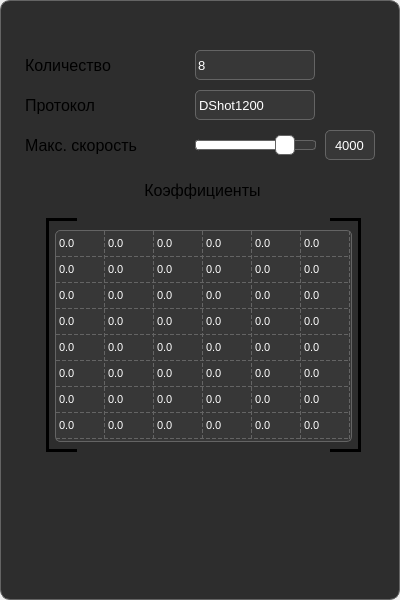
       <widget class="QWidget" name="MotorsSettingsWidget" native="true">
        <property name="enabled">
         <bool>true</bool>
        </property>
        <property name="geometry">
         <rect>
          <x>311</x>
          <y>45</y>
          <width>400</width>
          <height>600</height>
         </rect>
        </property>
        <property name="mouseTracking">
         <bool>false</bool>
        </property>
        <widget class="QLabel" name="MotorsMaxSpeedLabel">
         <property name="geometry">
          <rect>
           <x>25</x>
           <y>125</y>
           <width>160</width>
           <height>41</height>
          </rect>
         </property>
         <property name="font">
          <font>
           <family>Arial</family>
           <pointsize>12</pointsize>
           <weight>50</weight>
           <bold>false</bold>
           <kerning>true</kerning>
          </font>
         </property>
         <property name="mouseTracking">
          <bool>false</bool>
         </property>
         <property name="text">
          <string>Макс. скорость</string>
         </property>
        </widget>
        <widget class="QLabel" name="MotorsProtocolLabel">
         <property name="geometry">
          <rect>
           <x>25</x>
           <y>85</y>
           <width>160</width>
           <height>41</height>
          </rect>
         </property>
         <property name="font">
          <font>
           <family>Arial</family>
           <pointsize>12</pointsize>
           <weight>50</weight>
           <bold>false</bold>
           <kerning>true</kerning>
          </font>
         </property>
         <property name="mouseTracking">
          <bool>false</bool>
         </property>
         <property name="text">
          <string>Протокол</string>
         </property>
        </widget>
        <widget class="Line" name="MotorsRightLine">
         <property name="geometry">
          <rect>
           <x>349</x>
           <y>219</y>
           <width>20</width>
           <height>231</height>
          </rect>
         </property>
         <property name="mouseTracking">
          <bool>false</bool>
         </property>
         <property name="frameShadow">
          <enum>QFrame::Plain</enum>
         </property>
         <property name="lineWidth">
          <number>3</number>
         </property>
         <property name="midLineWidth">
          <number>0</number>
         </property>
         <property name="orientation">
          <enum>Qt::Vertical</enum>
         </property>
        </widget>
        <widget class="Line" name="MotorsTopLeftLine">
         <property name="geometry">
          <rect>
           <x>46</x>
           <y>209</y>
           <width>31</width>
           <height>20</height>
          </rect>
         </property>
         <property name="mouseTracking">
          <bool>false</bool>
         </property>
         <property name="frameShadow">
          <enum>QFrame::Plain</enum>
         </property>
         <property name="lineWidth">
          <number>3</number>
         </property>
         <property name="orientation">
          <enum>Qt::Horizontal</enum>
         </property>
        </widget>
        <widget class="Line" name="MotorsTopRightLine">
         <property name="geometry">
          <rect>
           <x>330</x>
           <y>209</y>
           <width>31</width>
           <height>20</height>
          </rect>
         </property>
         <property name="mouseTracking">
          <bool>false</bool>
         </property>
         <property name="frameShadow">
          <enum>QFrame::Plain</enum>
         </property>
         <property name="lineWidth">
          <number>3</number>
         </property>
         <property name="orientation">
          <enum>Qt::Horizontal</enum>
         </property>
        </widget>
        <widget class="QLabel" name="MotorsNumberLabel">
         <property name="geometry">
          <rect>
           <x>25</x>
           <y>45</y>
           <width>160</width>
           <height>41</height>
          </rect>
         </property>
         <property name="font">
          <font>
           <family>Arial</family>
           <pointsize>12</pointsize>
           <weight>50</weight>
           <bold>false</bold>
           <kerning>true</kerning>
          </font>
         </property>
         <property name="mouseTracking">
          <bool>false</bool>
         </property>
         <property name="text">
          <string>Количество</string>
         </property>
        </widget>
        <widget class="QLabel" name="MotorsCoefficientsLabel">
         <property name="geometry">
          <rect>
           <x>37</x>
           <y>170</y>
           <width>331</width>
           <height>41</height>
          </rect>
         </property>
         <property name="font">
          <font>
           <family>Arial</family>
           <pointsize>12</pointsize>
           <weight>50</weight>
           <bold>false</bold>
           <kerning>true</kerning>
          </font>
         </property>
         <property name="mouseTracking">
          <bool>false</bool>
         </property>
         <property name="text">
          <string>Коэффициенты</string>
         </property>
         <property name="alignment">
          <set>Qt::AlignCenter</set>
         </property>
        </widget>
        <widget class="Line" name="MotorsLeftLine">
         <property name="geometry">
          <rect>
           <x>37</x>
           <y>219</y>
           <width>20</width>
           <height>231</height>
          </rect>
         </property>
         <property name="mouseTracking">
          <bool>false</bool>
         </property>
         <property name="frameShadow">
          <enum>QFrame::Plain</enum>
         </property>
         <property name="lineWidth">
          <number>3</number>
         </property>
         <property name="midLineWidth">
          <number>0</number>
         </property>
         <property name="orientation">
          <enum>Qt::Vertical</enum>
         </property>
        </widget>
        <widget class="Line" name="MotorsBottomRightLine">
         <property name="geometry">
          <rect>
           <x>330</x>
           <y>440</y>
           <width>31</width>
           <height>20</height>
          </rect>
         </property>
         <property name="mouseTracking">
          <bool>false</bool>
         </property>
         <property name="frameShadow">
          <enum>QFrame::Plain</enum>
         </property>
         <property name="lineWidth">
          <number>3</number>
         </property>
         <property name="orientation">
          <enum>Qt::Horizontal</enum>
         </property>
        </widget>
        <widget class="QSpinBox" name="MotorsNumberSpinBox">
         <property name="geometry">
          <rect>
           <x>195</x>
           <y>50</y>
           <width>120</width>
           <height>30</height>
          </rect>
         </property>
         <property name="font">
          <font>
           <family>Arial</family>
           <pointsize>10</pointsize>
           <weight>50</weight>
           <italic>false</italic>
           <bold>false</bold>
           <kerning>true</kerning>
          </font>
         </property>
         <property name="mouseTracking">
          <bool>false</bool>
         </property>
         <property name="styleSheet">
          <string notr="true">QSpinBox {
	font: 10pt &quot;Arial&quot;;
	color: white;
	selection-background-color: black;
	background: rgb(55,55,55);
    padding-right: 15px; /* make room for the arrows */
    border: 1px solid rgb(100,100,100);
	border-radius: 5px;
}

QSpinBox::up-button {
    subcontrol-origin: border;
    subcontrol-position: top right; /* position at the top right corner */
    width: 10px;
	height: 10px;
	border-radius: 5px;
	top: 4px;
	right: 8px;
}

QSpinBox::up-button:pressed {
    top: 5px;
}

QSpinBox::up-arrow {
    image: url(Icons/ComboBoxUpArrow.png);
	width: 10px;
	height: 10px;
}

QSpinBox::up-arrow:disabled, QSpinBox::up-arrow:off { /* off state when value is max */
   image: none;
}

QSpinBox::down-button {
    subcontrol-origin: border;
    subcontrol-position: bottom right; /* position at bottom right corner */
    width: 10px;
	height: 10px;
	border-radius: 5px;
	bottom: 5px;
	right: 8px;
}

QSpinBox::down-button:pressed {
    bottom: 4px;
}

QSpinBox::down-arrow {
    image: url(Icons/ComboBoxDownArrow.png);
	width: 10px;
	height: 10px;
}

QSpinBox::down-arrow:disabled, QSpinBox::down-arrow:off { /* off state when value in min */
 	image: none;
}</string>
         </property>
         <property name="alignment">
          <set>Qt::AlignLeading|Qt::AlignLeft|Qt::AlignVCenter</set>
         </property>
         <property name="minimum">
          <number>1</number>
         </property>
         <property name="maximum">
          <number>10</number>
         </property>
         <property name="value">
          <number>8</number>
         </property>
        </widget>
        <widget class="QLineEdit" name="MaxSpeedEdit">
         <property name="geometry">
          <rect>
           <x>325</x>
           <y>130</y>
           <width>50</width>
           <height>30</height>
          </rect>
         </property>
         <property name="font">
          <font>
           <family>Arial</family>
           <pointsize>10</pointsize>
           <weight>50</weight>
           <italic>false</italic>
           <bold>false</bold>
           <kerning>true</kerning>
          </font>
         </property>
         <property name="mouseTracking">
          <bool>false</bool>
         </property>
         <property name="styleSheet">
          <string notr="true">QLineEdit {
	font: 10pt &quot;Arial&quot;;
	color: white;
	background: rgb(55,55,55);
	selection-background-color: black;
    border: 1px solid rgb(100,100,100);
    border-radius: 5px;
}</string>
         </property>
         <property name="text">
          <string>4000</string>
         </property>
         <property name="maxLength">
          <number>4</number>
         </property>
         <property name="alignment">
          <set>Qt::AlignCenter</set>
         </property>
        </widget>
        <widget class="Line" name="MotorsBottomLeftLine">
         <property name="geometry">
          <rect>
           <x>46</x>
           <y>440</y>
           <width>31</width>
           <height>20</height>
          </rect>
         </property>
         <property name="mouseTracking">
          <bool>false</bool>
         </property>
         <property name="frameShadow">
          <enum>QFrame::Plain</enum>
         </property>
         <property name="lineWidth">
          <number>3</number>
         </property>
         <property name="orientation">
          <enum>Qt::Horizontal</enum>
         </property>
        </widget>
        <widget class="QTableWidget" name="MotorsTable">
         <property name="geometry">
          <rect>
           <x>55</x>
           <y>230</y>
           <width>297</width>
           <height>212</height>
          </rect>
         </property>
         <property name="sizePolicy">
          <sizepolicy hsizetype="Fixed" vsizetype="Fixed">
           <horstretch>0</horstretch>
           <verstretch>0</verstretch>
          </sizepolicy>
         </property>
         <property name="font">
          <font>
           <family>Arial</family>
           <pointsize>8</pointsize>
           <weight>50</weight>
           <italic>false</italic>
           <bold>false</bold>
           <kerning>true</kerning>
          </font>
         </property>
         <property name="mouseTracking">
          <bool>false</bool>
         </property>
         <property name="styleSheet">
          <string notr="true">QTableView {
	font: 8pt &quot;Arial&quot;;
	color: white;
	background: rgb(55,55,55);
    selection-background-color: black;
	gridline-color: rgb(100,100,100);
	border: 1px solid rgb(100,100,100);
	border-radius: 5px;
}</string>
         </property>
         <property name="frameShape">
          <enum>QFrame::StyledPanel</enum>
         </property>
         <property name="frameShadow">
          <enum>QFrame::Plain</enum>
         </property>
         <property name="lineWidth">
          <number>1</number>
         </property>
         <property name="midLineWidth">
          <number>1</number>
         </property>
         <property name="verticalScrollBarPolicy">
          <enum>Qt::ScrollBarAlwaysOff</enum>
         </property>
         <property name="horizontalScrollBarPolicy">
          <enum>Qt::ScrollBarAlwaysOff</enum>
         </property>
         <property name="autoScroll">
          <bool>false</bool>
         </property>
         <property name="alternatingRowColors">
          <bool>false</bool>
         </property>
         <property name="selectionMode">
          <enum>QAbstractItemView::NoSelection</enum>
         </property>
         <property name="showGrid">
          <bool>true</bool>
         </property>
         <property name="gridStyle">
          <enum>Qt::DashLine</enum>
         </property>
         <property name="sortingEnabled">
          <bool>false</bool>
         </property>
         <property name="wordWrap">
          <bool>false</bool>
         </property>
         <property name="cornerButtonEnabled">
          <bool>false</bool>
         </property>
         <property name="rowCount">
          <number>8</number>
         </property>
         <property name="columnCount">
          <number>6</number>
         </property>
         <attribute name="horizontalHeaderVisible">
          <bool>false</bool>
         </attribute>
         <attribute name="horizontalHeaderDefaultSectionSize">
          <number>49</number>
         </attribute>
         <attribute name="horizontalHeaderHighlightSections">
          <bool>false</bool>
         </attribute>
         <attribute name="verticalHeaderVisible">
          <bool>false</bool>
         </attribute>
         <attribute name="verticalHeaderDefaultSectionSize">
          <number>26</number>
         </attribute>
         <attribute name="verticalHeaderHighlightSections">
          <bool>false</bool>
         </attribute>
         <row/>
         <row/>
         <row/>
         <row/>
         <row/>
         <row/>
         <row/>
         <row/>
         <column/>
         <column/>
         <column/>
         <column/>
         <column/>
         <column/>
         <item row="0" column="0">
          <property name="text">
           <string>0.0</string>
          </property>
         </item>
         <item row="0" column="1">
          <property name="text">
           <string>0.0</string>
          </property>
         </item>
         <item row="0" column="2">
          <property name="text">
           <string>0.0</string>
          </property>
         </item>
         <item row="0" column="3">
          <property name="text">
           <string>0.0</string>
          </property>
         </item>
         <item row="0" column="4">
          <property name="text">
           <string>0.0</string>
          </property>
         </item>
         <item row="0" column="5">
          <property name="text">
           <string>0.0</string>
          </property>
         </item>
         <item row="1" column="0">
          <property name="text">
           <string>0.0</string>
          </property>
         </item>
         <item row="1" column="1">
          <property name="text">
           <string>0.0</string>
          </property>
         </item>
         <item row="1" column="2">
          <property name="text">
           <string>0.0</string>
          </property>
         </item>
         <item row="1" column="3">
          <property name="text">
           <string>0.0</string>
          </property>
         </item>
         <item row="1" column="4">
          <property name="text">
           <string>0.0</string>
          </property>
         </item>
         <item row="1" column="5">
          <property name="text">
           <string>0.0</string>
          </property>
         </item>
         <item row="2" column="0">
          <property name="text">
           <string>0.0</string>
          </property>
         </item>
         <item row="2" column="1">
          <property name="text">
           <string>0.0</string>
          </property>
         </item>
         <item row="2" column="2">
          <property name="text">
           <string>0.0</string>
          </property>
         </item>
         <item row="2" column="3">
          <property name="text">
           <string>0.0</string>
          </property>
         </item>
         <item row="2" column="4">
          <property name="text">
           <string>0.0</string>
          </property>
         </item>
         <item row="2" column="5">
          <property name="text">
           <string>0.0</string>
          </property>
         </item>
         <item row="3" column="0">
          <property name="text">
           <string>0.0</string>
          </property>
         </item>
         <item row="3" column="1">
          <property name="text">
           <string>0.0</string>
          </property>
         </item>
         <item row="3" column="2">
          <property name="text">
           <string>0.0</string>
          </property>
         </item>
         <item row="3" column="3">
          <property name="text">
           <string>0.0</string>
          </property>
         </item>
         <item row="3" column="4">
          <property name="text">
           <string>0.0</string>
          </property>
         </item>
         <item row="3" column="5">
          <property name="text">
           <string>0.0</string>
          </property>
         </item>
         <item row="4" column="0">
          <property name="text">
           <string>0.0</string>
          </property>
         </item>
         <item row="4" column="1">
          <property name="text">
           <string>0.0</string>
          </property>
         </item>
         <item row="4" column="2">
          <property name="text">
           <string>0.0</string>
          </property>
         </item>
         <item row="4" column="3">
          <property name="text">
           <string>0.0</string>
          </property>
         </item>
         <item row="4" column="4">
          <property name="text">
           <string>0.0</string>
          </property>
         </item>
         <item row="4" column="5">
          <property name="text">
           <string>0.0</string>
          </property>
         </item>
         <item row="5" column="0">
          <property name="text">
           <string>0.0</string>
          </property>
         </item>
         <item row="5" column="1">
          <property name="text">
           <string>0.0</string>
          </property>
         </item>
         <item row="5" column="2">
          <property name="text">
           <string>0.0</string>
          </property>
         </item>
         <item row="5" column="3">
          <property name="text">
           <string>0.0</string>
          </property>
         </item>
         <item row="5" column="4">
          <property name="text">
           <string>0.0</string>
          </property>
         </item>
         <item row="5" column="5">
          <property name="text">
           <string>0.0</string>
          </property>
         </item>
         <item row="6" column="0">
          <property name="text">
           <string>0.0</string>
          </property>
         </item>
         <item row="6" column="1">
          <property name="text">
           <string>0.0</string>
          </property>
         </item>
         <item row="6" column="2">
          <property name="text">
           <string>0.0</string>
          </property>
         </item>
         <item row="6" column="3">
          <property name="text">
           <string>0.0</string>
          </property>
         </item>
         <item row="6" column="4">
          <property name="text">
           <string>0.0</string>
          </property>
         </item>
         <item row="6" column="5">
          <property name="text">
           <string>0.0</string>
          </property>
         </item>
         <item row="7" column="0">
          <property name="text">
           <string>0.0</string>
          </property>
         </item>
         <item row="7" column="1">
          <property name="text">
           <string>0.0</string>
          </property>
         </item>
         <item row="7" column="2">
          <property name="text">
           <string>0.0</string>
          </property>
         </item>
         <item row="7" column="3">
          <property name="text">
           <string>0.0</string>
          </property>
         </item>
         <item row="7" column="4">
          <property name="text">
           <string>0.0</string>
          </property>
         </item>
         <item row="7" column="5">
          <property name="text">
           <string>0.0</string>
          </property>
         </item>
        </widget>
        <widget class="QComboBox" name="MotorsProtocolComboBox">
         <property name="geometry">
          <rect>
           <x>195</x>
           <y>90</y>
           <width>120</width>
           <height>30</height>
          </rect>
         </property>
         <property name="minimumSize">
          <size>
           <width>0</width>
           <height>0</height>
          </size>
         </property>
         <property name="font">
          <font>
           <family>Arial</family>
           <pointsize>10</pointsize>
           <weight>50</weight>
           <italic>false</italic>
           <bold>false</bold>
           <kerning>true</kerning>
          </font>
         </property>
         <property name="mouseTracking">
          <bool>false</bool>
         </property>
         <property name="styleSheet">
          <string notr="true">QComboBox {
	font: 10pt &quot;Arial&quot;;
	color: white;
    padding: 1px 18px 1px 3px;
}

QComboBox:editable {
    background: rgb(55,55,55);
	border: 1px solid rgb(100,100,100) ;
    border-top-left-radius: 5px;
	border-top-right-radius: 5px;
}

QComboBox:!editable, QComboBox::drop-down:editable { /* Штука не выдвинута*/
	background: rgb(55,55,55);
	border: 1px solid rgb(100,100,100) ;
    border-top-left-radius: 5px;
	border-top-right-radius: 5px;
	border-bottom-left-radius: 5px;
	border-bottom-right-radius: 5px;
}

QComboBox:!editable:on, QComboBox::drop-down:editable:on { /* Штука выдвинута*/
	background: rgb(55,55,55);
	border: 1px solid rgb(100,100,100) ;
    border-top-left-radius: 5px;
	border-top-right-radius: 5px;
	border-bottom-left-radius: 0px;
	border-bottom-right-radius: 0px;
} 

QComboBox::drop-down {
    subcontrol-origin: padding;
    subcontrol-position: top right;
    width: 15px;

    border-top-right-radius: 5px; /* same radius as the QComboBox */
    border-bottom-right-radius: 5px;
}

QComboBox::down-arrow {
    image: url(Icons/ComboBoxDownArrow.png);
	width: 10px;
	height: 10px;
	right: 5px;
} 

QComboBox::down-arrow:on { /* shift the arrow when popup is open */
    image: url(Icons/ComboBoxUpArrow.png);
}

QComboBox QAbstractItemView {
	color: white;
	border: 1px solid rgb(100,100,100) ;
	border-bottom-left-radius: 5px;
	border-bottom-right-radius: 5px;
	background-color: rgb(55,55,55);
    selection-background-color: rgb(40,40,40);
}</string>
         </property>
         <property name="currentIndex">
          <number>3</number>
         </property>
         <item>
          <property name="text">
           <string>DShot150</string>
          </property>
         </item>
         <item>
          <property name="text">
           <string>DShot300</string>
          </property>
         </item>
         <item>
          <property name="text">
           <string>DShot600</string>
          </property>
         </item>
         <item>
          <property name="text">
           <string>DShot1200</string>
          </property>
         </item>
        </widget>
        <widget class="QFrame" name="MotorsSettingsWidgetFrame">
         <property name="geometry">
          <rect>
           <x>0</x>
           <y>0</y>
           <width>400</width>
           <height>600</height>
          </rect>
         </property>
         <property name="mouseTracking">
          <bool>false</bool>
         </property>
         <property name="autoFillBackground">
          <bool>false</bool>
         </property>
         <property name="styleSheet">
          <string notr="true">background-color:rgb(45,45,45);
    border-width:1px;
    border-color :rgb(100,100,100);
    border-radius:10px;
    border-style:solid;</string>
         </property>
         <property name="frameShape">
          <enum>QFrame::Panel</enum>
         </property>
         <property name="frameShadow">
          <enum>QFrame::Plain</enum>
         </property>
         <property name="lineWidth">
          <number>1</number>
         </property>
         <property name="midLineWidth">
          <number>0</number>
         </property>
        </widget>
        <widget class="QSlider" name="MaxSpeedSlider">
         <property name="geometry">
          <rect>
           <x>195</x>
           <y>130</y>
           <width>121</width>
           <height>30</height>
          </rect>
         </property>
         <property name="styleSheet">
          <string notr="true">QSlider::groove:horizontal {
    border: 1px solid rgb(100,100,100);
	border-radius: 3px;
    height: 8px;
    background: rgb(55,55,55);
    margin: 2px 0;
}

QSlider::handle:horizontal {
    background: white;
    border: 1px solid rgb(100,100,100);
	border-radius: 5px;
    width: 18px;
    margin: -6px 0; /* handle is placed by default on the contents rect of the groove. Expand outside the groove */
}

QSlider::sub-page:horizontal {
    border: 1px solid rgb(100,100,100);
	border-radius: 3px;
    height: 8px;
    background: white;
	margin: 2px 0;
}</string>
         </property>
         <property name="maximum">
          <number>5000</number>
         </property>
         <property name="singleStep">
          <number>100</number>
         </property>
         <property name="pageStep">
          <number>100</number>
         </property>
         <property name="value">
          <number>4000</number>
         </property>
         <property name="sliderPosition">
          <number>4000</number>
         </property>
         <property name="orientation">
          <enum>Qt::Horizontal</enum>
         </property>
         <property name="tickPosition">
          <enum>QSlider::TicksAbove</enum>
         </property>
         <property name="tickInterval">
          <number>100</number>
         </property>
        </widget>
        <zorder>MotorsSettingsWidgetFrame</zorder>
        <zorder>MotorsMaxSpeedLabel</zorder>
        <zorder>MotorsProtocolComboBox</zorder>
        <zorder>MotorsBottomLeftLine</zorder>
        <zorder>MotorsNumberLabel</zorder>
        <zorder>MaxSpeedEdit</zorder>
        <zorder>MotorsLeftLine</zorder>
        <zorder>MotorsCoefficientsLabel</zorder>
        <zorder>MotorsBottomRightLine</zorder>
        <zorder>MotorsProtocolLabel</zorder>
        <zorder>MotorsRightLine</zorder>
        <zorder>MotorsNumberSpinBox</zorder>
        <zorder>MotorsTopRightLine</zorder>
        <zorder>MotorsTopLeftLine</zorder>
        <zorder>MotorsTable</zorder>
        <zorder>MaxSpeedSlider</zorder>
       </widget>
